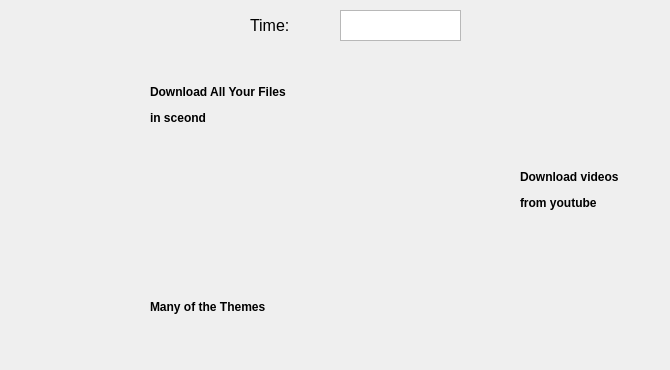
    <widget class="QWidget" name="tab_4">
     <attribute name="title">
      <string>HOME</string>
     </attribute>
     <widget class="QLabel" name="label_5">
      <property name="geometry">
       <rect>
        <x>30</x>
        <y>50</y>
        <width>111</width>
        <height>91</height>
       </rect>
      </property>
      <property name="mouseTracking">
       <bool>false</bool>
      </property>
      <property name="styleSheet">
       <string notr="true">
image: url(:/icons/icons/iconfinder_download_arrow_save_downloading_interface_3994354.png);</string>
      </property>
      <property name="text">
       <string/>
      </property>
     </widget>
     <widget class="QLabel" name="label_6">
      <property name="geometry">
       <rect>
        <x>150</x>
        <y>80</y>
        <width>181</width>
        <height>51</height>
       </rect>
      </property>
      <property name="font">
       <font>
        <family>MS Shell Dlg 2</family>
        <pointsize>11</pointsize>
        <weight>75</weight>
        <bold>true</bold>
       </font>
      </property>
      <property name="text">
       <string>&lt;html&gt;&lt;head/&gt;&lt;body&gt;&lt;p align=&quot;justify&quot;&gt;&lt;span style=&quot; font-size:9pt;&quot;&gt;Download All Your Files&lt;/span&gt;&lt;/p&gt;&lt;p align=&quot;justify&quot;&gt;&lt;span style=&quot; font-size:9pt;&quot;&gt;in sceond&lt;/span&gt;&lt;/p&gt;&lt;/body&gt;&lt;/html&gt;</string>
      </property>
     </widget>
     <widget class="QLabel" name="label_7">
      <property name="geometry">
       <rect>
        <x>30</x>
        <y>270</y>
        <width>111</width>
        <height>91</height>
       </rect>
      </property>
      <property name="styleSheet">
       <string notr="true">image: url(:/icons/icons/themes-512.png);</string>
      </property>
      <property name="text">
       <string/>
      </property>
     </widget>
     <widget class="QLabel" name="label_8">
      <property name="geometry">
       <rect>
        <x>150</x>
        <y>300</y>
        <width>151</width>
        <height>41</height>
       </rect>
      </property>
      <property name="font">
       <font>
        <family>MS Shell Dlg 2</family>
        <pointsize>11</pointsize>
        <weight>75</weight>
        <bold>true</bold>
       </font>
      </property>
      <property name="text">
       <string>&lt;html&gt;&lt;head/&gt;&lt;body&gt;&lt;p align=&quot;justify&quot;&gt;&lt;span style=&quot; font-size:9pt;&quot;&gt;Many of the Themes&lt;/span&gt;&lt;/p&gt;&lt;p align=&quot;justify&quot;&gt;&lt;br/&gt;&lt;/p&gt;&lt;/body&gt;&lt;/html&gt;</string>
      </property>
     </widget>
     <widget class="QLabel" name="label_9">
      <property name="geometry">
       <rect>
        <x>390</x>
        <y>140</y>
        <width>111</width>
        <height>91</height>
       </rect>
      </property>
      <property name="styleSheet">
       <string notr="true">image: url(:/icons/icons/iconfinder_youtube-social-network-brand-logo_1820429.png);</string>
      </property>
      <property name="text">
       <string/>
      </property>
     </widget>
     <widget class="QLabel" name="label_10">
      <property name="geometry">
       <rect>
        <x>520</x>
        <y>160</y>
        <width>141</width>
        <height>61</height>
       </rect>
      </property>
      <property name="font">
       <font>
        <family>MS Shell Dlg 2</family>
        <pointsize>11</pointsize>
        <weight>75</weight>
        <bold>true</bold>
       </font>
      </property>
      <property name="text">
       <string>&lt;html&gt;&lt;head/&gt;&lt;body&gt;&lt;p align=&quot;justify&quot;&gt;&lt;span style=&quot; font-size:9pt;&quot;&gt;Download videos&lt;/span&gt;&lt;/p&gt;&lt;p align=&quot;justify&quot;&gt;&lt;span style=&quot; font-size:9pt;&quot;&gt;from youtube&lt;/span&gt;&lt;/p&gt;&lt;/body&gt;&lt;/html&gt;</string>
      </property>
     </widget>
     <widget class="QLabel" name="label_18">
      <property name="geometry">
       <rect>
        <x>250</x>
        <y>10</y>
        <width>55</width>
        <height>31</height>
       </rect>
      </property>
      <property name="font">
       <font>
        <pointsize>12</pointsize>
       </font>
      </property>
      <property name="text">
       <string>Time:</string>
      </property>
     </widget>
     <widget class="QTextBrowser" name="textBrowser_8">
      <property name="geometry">
       <rect>
        <x>340</x>
        <y>10</y>
        <width>121</width>
        <height>31</height>
       </rect>
      </property>
      <property name="maximumSize">
       <size>
        <width>16777215</width>
        <height>45</height>
       </size>
      </property>
      <property name="font">
       <font>
        <family>MS Shell Dlg 2</family>
        <pointsize>14</pointsize>
       </font>
      </property>
      <property name="focusPolicy">
       <enum>Qt::NoFocus</enum>
      </property>
      <property name="verticalScrollBarPolicy">
       <enum>Qt::ScrollBarAlwaysOff</enum>
      </property>
      <property name="horizontalScrollBarPolicy">
       <enum>Qt::ScrollBarAlwaysOff</enum>
      </property>
      <property name="sizeAdjustPolicy">
       <enum>QAbstractScrollArea::AdjustIgnored</enum>
      </property>
      <property name="html">
       <string>&lt;!DOCTYPE HTML PUBLIC &quot;-//W3C//DTD HTML 4.0//EN&quot; &quot;http://www.w3.org/TR/REC-html40/strict.dtd&quot;&gt;
&lt;html&gt;&lt;head&gt;&lt;meta name=&quot;qrichtext&quot; content=&quot;1&quot; /&gt;&lt;style type=&quot;text/css&quot;&gt;
p, li { white-space: pre-wrap; }
&lt;/style&gt;&lt;/head&gt;&lt;body style=&quot; font-family:'MS Shell Dlg 2'; font-size:14pt; font-weight:400; font-style:normal;&quot;&gt;
&lt;p align=&quot;center&quot; style=&quot;-qt-paragraph-type:empty; margin-top:0px; margin-bottom:0px; margin-left:0px; margin-right:0px; -qt-block-indent:0; text-indent:0px; font-size:10pt;&quot;&gt;&lt;br /&gt;&lt;/p&gt;&lt;/body&gt;&lt;/html&gt;</string>
      </property>
     </widget>
    </widget>
